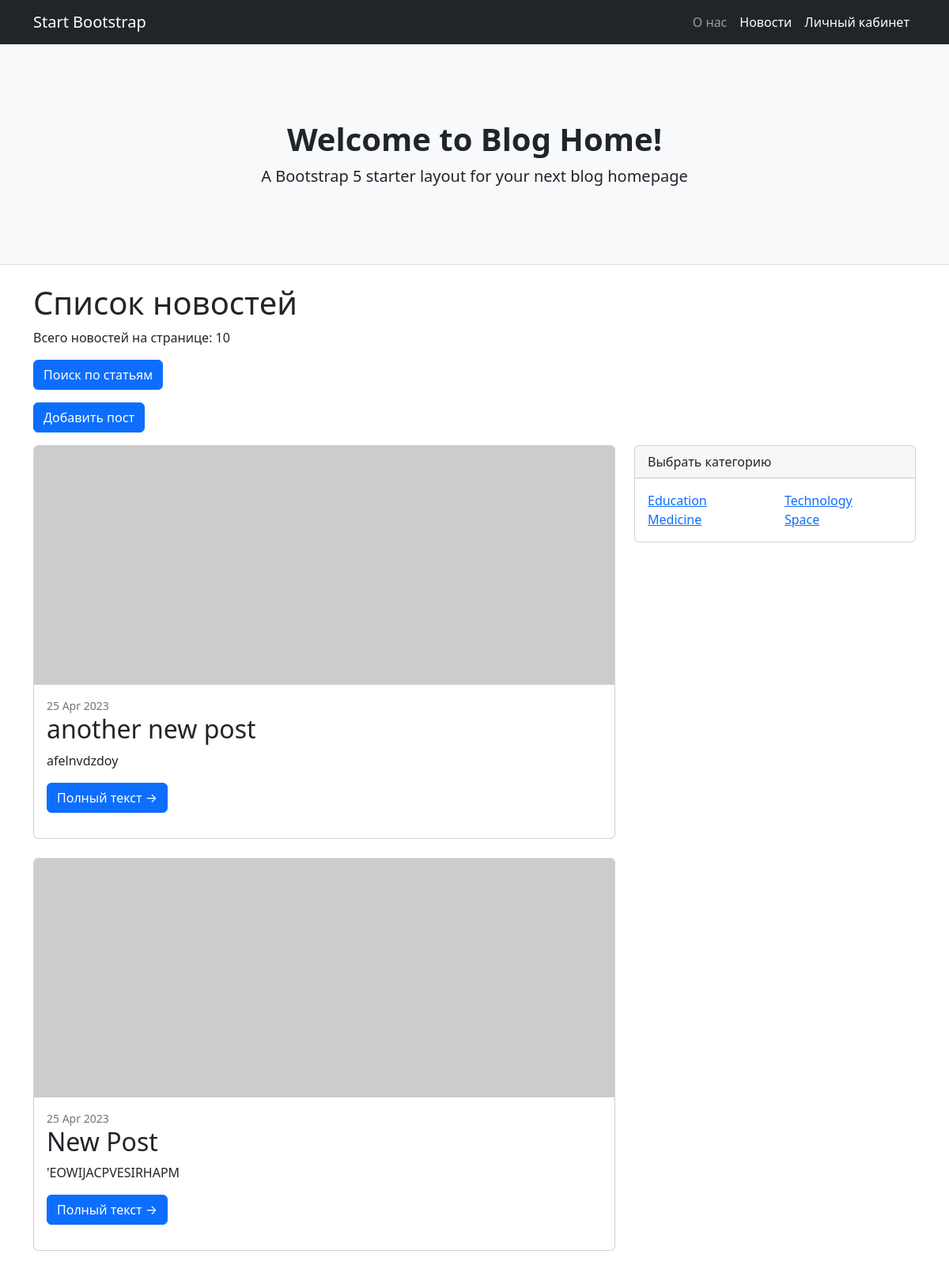
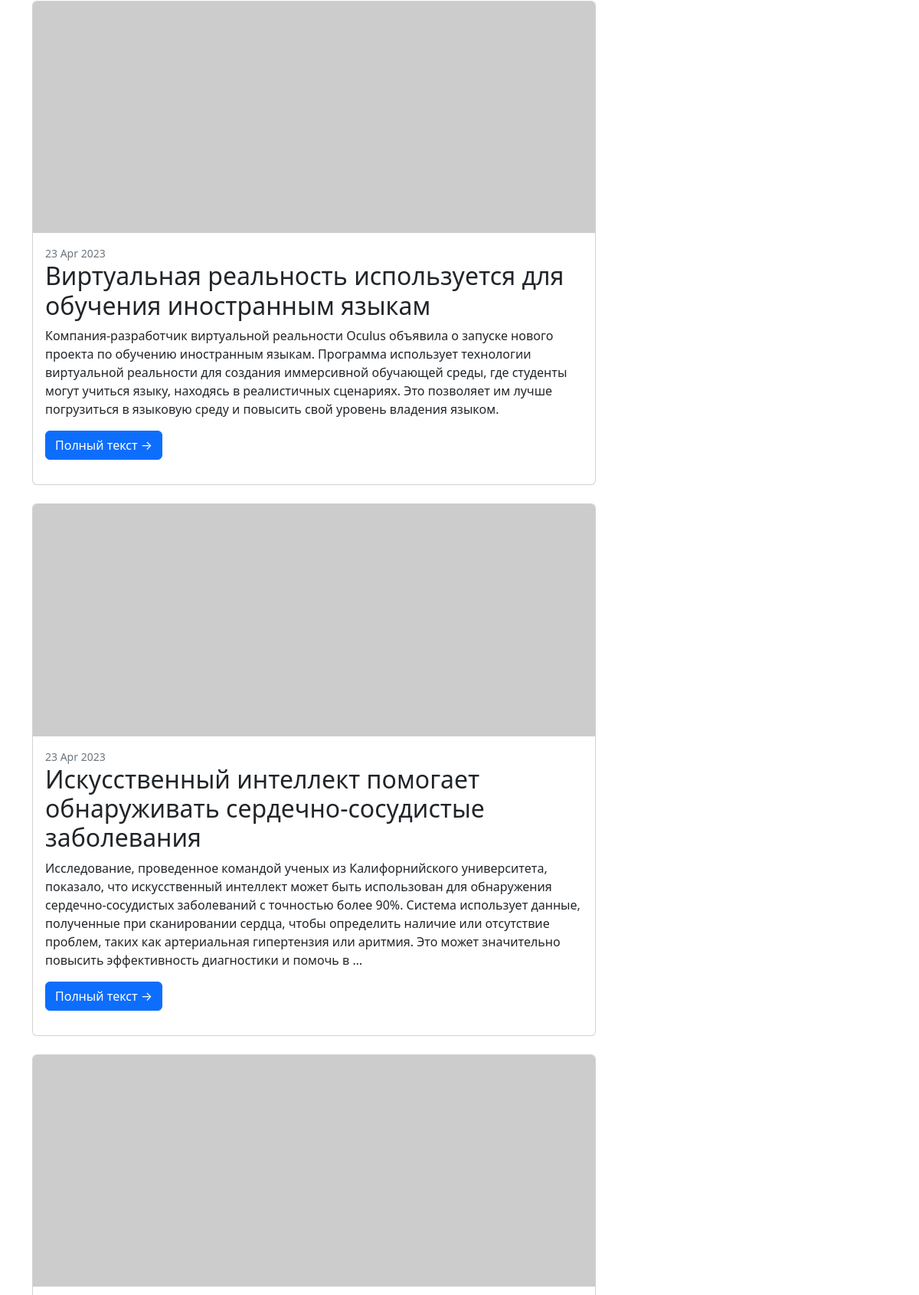
Page /news/ (upper part) on the committed database (2 pictures, top to bottom).
### news/models.py (models this page shows, shortened)
class Post(models.Model):
    author = models.ForeignKey(Author, on_delete=models.CASCADE)
    NEWS = "NW"
    ARTICLE = "AR"
    POST_TYPE_CHOICES = [(NEWS, "Новость"), (ARTICLE, "Статья")]
    type = models.CharField(max_length=2, choices=POST_TYPE_CHOICES, default=NEWS)
    datetime = models.DateTimeField(auto_now_add=True)
    category = models.ManyToManyField(Category, through="PostCategory")
    title = models.CharField(max_length=128)
    text = models.TextField()
    rating = models.SmallIntegerField(default=0)

class Category(models.Model):
    category_name = models.CharField(max_length=64, unique=True)
    subscribers = models.ManyToManyField(User, blank=True)

### news/views.py (the view)
# urls.py: path("", cache_page(60)(NewsList.as_view()), name="news"),
class NewsList(ListView):
    model = Post
    template_name = "news/news.html"
    context_object_name = "news_list"
    queryset = Post.objects.order_by("-id")
    paginate_by = 10
    def get_context_data(self, **kwargs):
        context = super().get_context_data(**kwargs)
        category = Category.objects.all()
        context["category"] = category
        return context

### accounts/templatetags/custom_filters.py (called while the page is built)
@register.filter(name='censor')
def censor(text):
    censor_words = ('мат', 'ещёмат', 'трехэтажныймат') #кортеж нецензурных слов
    censored_text = []
    for word in text.split():
        if word.lower().strip('''!()-[]{};?@#$%:'"\,./^&amp;*_''') in censor_words:
            word = '*' * len(word)
            censored_text.append(word)
        else:
            censored_text.append(word)
    return ' '.join(censored_text)

### templates/news/news.html (shortened to what this page needs)
{% extends 'flatpages/default.html' %}
{% load custom_filters %}
{% block content %}
<h1>Список новостей</h1>
<p>Всего новостей на странице: {{ news_list | length }}</p>
<p><a class="btn btn-primary" href="/news/search/">Поиск по статьям</a></p>
<p><a class="btn btn-primary" href="{% url 'create_post' %}">Добавить пост</a></p>
<div class="col-lg-8">
    {% for news in news_list %}
    <div class="card mb-4">
        <a href="{{ news.id }}"><img class="card-img-top" src="https://dummyimage.com/850x350/dee2e6/6c757d.jpg" alt="..." /></a>
        <div class="card-body">
            <div class="small text-muted">{{ news.datetime|date:'d M Y' }}</div>
            <h2 class="card-title">{{ news.title|censor }}</h2>
            <p class="card-text">{{ news.text|truncatewords:50|censor }}</p>
            <p><a class="btn btn-primary" href="{{ news.id }}">Полный текст →</a></p>
        </div>
    </div>
    {% endfor %}
</div>
<div class="col-lg-4">
    {% load cache %}
    {% cache 60 categories %}
    <div class="card mb-4">
        <div class="card-header">Выбрать категорию</div>
        <div class="card-body">
            <div class="row">
            {% for cat in category %}
                <div class="col-sm-6">
                    <ul class="list-unstyled mb-0">
                        <li><a href="{% url 'category' cat.id %}">{{  cat.category_name  }}</a></li>
                    </ul>
                </div>
            {% endfor %}
            </div>
        </div>
    </div>
    {% endcache %}
</div>
{% endblock content %}

### rows in the picture
Post: datetime "25 Apr 2023", title|censor "another new post", text|censor "afelnvdzdoy"
Post: datetime "25 Apr 2023", title|censor "New Post", text|censor "'EOWIJACPVESIRHAPM"
Post: datetime "23 Apr 2023", title|censor "Виртуальная реальность используется для обучения иностранным языкам", text|censor "Компания-разработчик виртуальной реальности Oculus объявила о запуске нового проекта по обучению иностранным языкам. Программа использует технологии виртуальной реальности для создания иммерсивной обучающей среды, где студенты могут учиться языку, находясь в реалистичных сценариях. Это позволяет им лучше погрузиться в языковую среду и повысить свой уровень владения языком."
Post: datetime "23 Apr 2023", title|censor "Искусственный интеллект помогает обнаруживать сердечно-сосудистые заболевания", text|censor "Исследование, проведенное командой ученых из Калифорнийского университета, показало, что искусственный интеллект может быть использован для обнаружения сердечно-сосудистых заболеваний с точностью более 90%. Система использует данные, полученные при сканировании сердца, чтобы определить наличие или отсутствие проблем, таких как артериальная гипертензия или аритмия. Это может значительно повысить эффективность диагностики и помочь в …"
Category: category_name "Education"
Category: category_name "Technology"
Category: category_name "Medicine"
Category: category_name "Space"

### other values in the picture
{{ news_list | length }} "10"
